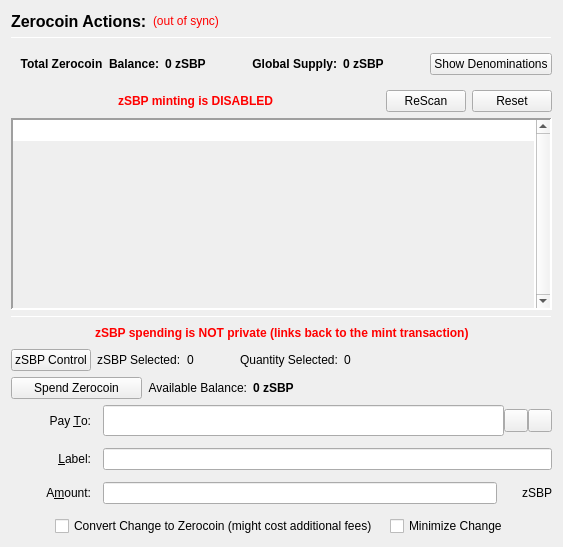
                  <widget class="QFrame" name="verticalFrameLeft">
                   <layout class="QVBoxLayout" name="verticalLayout_2">
                    <item>
                     <layout class="QVBoxLayout" name="verticalLayout_3">
                      <item>
                       <layout class="QHBoxLayout" name="horizontalLayout_3">
                        <item>
                         <widget class="QLabel" name="labelzSBPActions">
                          <property name="font">
                           <font>
                            <pointsize>12</pointsize>
                            <weight>75</weight>
                            <bold>true</bold>
                           </font>
                          </property>
                          <property name="text">
                           <string>Zerocoin Actions:</string>
                          </property>
                          <property name="alignment">
                           <set>Qt::AlignLeading|Qt::AlignLeft|Qt::AlignVCenter</set>
                          </property>
                         </widget>
                        </item>
                        <item>
                         <widget class="QLabel" name="labelzSBPSyncStatus">
                          <property name="toolTip">
                           <string>The displayed information may be out of date. Your wallet automatically synchronizes with the SBPay network after a connection is established, but this process has not completed yet.</string>
                          </property>
                          <property name="styleSheet">
                           <string notr="true">QLabel { color: red; }</string>
                          </property>
                          <property name="text">
                           <string notr="true">(out of sync)</string>
                          </property>
                          <property name="alignment">
                           <set>Qt::AlignLeading|Qt::AlignLeft|Qt::AlignVCenter</set>
                          </property>
                         </widget>
                        </item>
                        <item>
                         <spacer name="horizontalSpacer">
                          <property name="orientation">
                           <enum>Qt::Horizontal</enum>
                          </property>
                          <property name="sizeHint" stdset="0">
                           <size>
                            <width>40</width>
                            <height>20</height>
                           </size>
                          </property>
                         </spacer>
                        </item>
                       </layout>
                      </item>
                      <item>
                       <widget class="Line" name="lineUpperLeft">
                        <property name="minimumSize">
                         <size>
                          <width>0</width>
                          <height>1</height>
                         </size>
                        </property>
                        <property name="maximumSize">
                         <size>
                          <width>16777215</width>
                          <height>1</height>
                         </size>
                        </property>
                        <property name="frameShadow">
                         <enum>QFrame::Sunken</enum>
                        </property>
                        <property name="orientation">
                         <enum>Qt::Horizontal</enum>
                        </property>
                       </widget>
                      </item>
                      <item>
                       <widget class="QFrame" name="balanceSupplyFrame">
                        <layout class="QHBoxLayout" name="horizontalLayout_2" stretch="0,0,0,1,0">
                         <property name="rightMargin">
                          <number>0</number>
                         </property>
                         <item>
                          <layout class="QHBoxLayout" name="horizontalLayout_34">
                           <item>
                            <widget class="QLabel" name="labelzAvailableText_3">
                             <property name="font">
                              <font>
                               <weight>75</weight>
                               <bold>true</bold>
                              </font>
                             </property>
                             <property name="toolTip">
                              <string>Total Balance including unconfirmed and immature zSBP</string>
                             </property>
                             <property name="text">
                              <string>Total Zerocoin  Balance:</string>
                             </property>
                             <property name="alignment">
                              <set>Qt::AlignRight|Qt::AlignTrailing|Qt::AlignVCenter</set>
                             </property>
                            </widget>
                           </item>
                           <item>
                            <widget class="QLabel" name="labelzAvailableAmount_4">
                             <property name="minimumSize">
                              <size>
                               <width>40</width>
                               <height>0</height>
                              </size>
                             </property>
                             <property name="font">
                              <font>
                               <weight>75</weight>
                               <bold>true</bold>
                              </font>
                             </property>
                             <property name="toolTip">
                              <string>Total Balance including unconfirmed and immature zSBP</string>
                             </property>
                             <property name="text">
                              <string>0 zSBP</string>
                             </property>
                             <property name="alignment">
                              <set>Qt::AlignLeading|Qt::AlignLeft|Qt::AlignVCenter</set>
                             </property>
                            </widget>
                           </item>
                          </layout>
                         </item>
                         <item>
                          <spacer name="horizontalSpacer_32">
                           <property name="orientation">
                            <enum>Qt::Horizontal</enum>
                           </property>
                           <property name="sizeHint" stdset="0">
                            <size>
                             <width>40</width>
                             <height>20</height>
                            </size>
                           </property>
                          </spacer>
                         </item>
                         <item>
                          <layout class="QHBoxLayout" name="horizontalLayout_35">
                           <item>
                            <widget class="QLabel" name="labelZsupplyText_2">
                             <property name="font">
                              <font>
                               <weight>75</weight>
                               <bold>true</bold>
                              </font>
                             </property>
                             <property name="text">
                              <string>Global Supply:</string>
                             </property>
                             <property name="alignment">
                              <set>Qt::AlignRight|Qt::AlignTrailing|Qt::AlignVCenter</set>
                             </property>
                            </widget>
                           </item>
                           <item>
                            <widget class="QLabel" name="labelZsupplyAmount_2">
                             <property name="font">
                              <font>
                               <weight>75</weight>
                               <bold>true</bold>
                              </font>
                             </property>
                             <property name="text">
                              <string>0 zSBP</string>
                             </property>
                            </widget>
                           </item>
                          </layout>
                         </item>
                         <item>
                          <spacer name="horizontalSpacer_31">
                           <property name="orientation">
                            <enum>Qt::Horizontal</enum>
                           </property>
                           <property name="sizeHint" stdset="0">
                            <size>
                             <width>40</width>
                             <height>20</height>
                            </size>
                           </property>
                          </spacer>
                         </item>
                         <item>
                          <widget class="QPushButton" name="pushButtonShowDenoms">
                           <property name="toolTip">
                            <string>Show zSBP denominations list</string>
                           </property>
                           <property name="text">
                            <string>Show Denominations</string>
                           </property>
                          </widget>
                         </item>
                        </layout>
                       </widget>
                      </item>
                      <item>
                       <layout class="QHBoxLayout" name="horizontalLayout_4">
                        <item>
                         <spacer name="horizontalSpacer_2">
                          <property name="orientation">
                           <enum>Qt::Horizontal</enum>
                          </property>
                          <property name="sizeHint" stdset="0">
                           <size>
                            <width>40</width>
                            <height>20</height>
                           </size>
                          </property>
                         </spacer>
                        </item>
                        <item>
                         <widget class="QLabel" name="label">
                          <property name="styleSheet">
                           <string notr="true">color: red;
font-weight: bold;</string>
                          </property>
                          <property name="text">
                           <string>zSBP minting is DISABLED</string>
                          </property>
                         </widget>
                        </item>
                        <item>
                         <spacer name="horizontalSpacer_3">
                          <property name="orientation">
                           <enum>Qt::Horizontal</enum>
                          </property>
                          <property name="sizeHint" stdset="0">
                           <size>
                            <width>40</width>
                            <height>20</height>
                           </size>
                          </property>
                         </spacer>
                        </item>
                        <item>
                         <widget class="QPushButton" name="pushButtonMintReset">
                          <property name="maximumSize">
                           <size>
                            <width>80</width>
                            <height>16777215</height>
                           </size>
                          </property>
                          <property name="toolTip">
                           <string>Rescan the complete blockchain for  Zerocoin mints and their meta-data.</string>
                          </property>
                          <property name="text">
                           <string>ReScan</string>
                          </property>
                         </widget>
                        </item>
                        <item>
                         <widget class="QPushButton" name="pushButtonSpentReset">
                          <property name="maximumSize">
                           <size>
                            <width>80</width>
                            <height>16777215</height>
                           </size>
                          </property>
                          <property name="toolTip">
                           <string>Reset Zerocoin Wallet DB. Deletes transactions that did not make it into the blockchain.</string>
                          </property>
                          <property name="text">
                           <string>Reset</string>
                          </property>
                         </widget>
                        </item>
                       </layout>
                      </item>
                      <item>
                       <widget class="QPlainTextEdit" name="TEMintStatus">
                        <property name="font">
                         <font>
                          <pointsize>8</pointsize>
                         </font>
                        </property>
                        <property name="toolTip">
                         <string>Status and/or Mesages from the last Mint Action.</string>
                        </property>
                        <property name="frameShape">
                         <enum>QFrame::Panel</enum>
                        </property>
                        <property name="frameShadow">
                         <enum>QFrame::Sunken</enum>
                        </property>
                        <property name="lineWidth">
                         <number>2</number>
                        </property>
                        <property name="midLineWidth">
                         <number>2</number>
                        </property>
                        <property name="verticalScrollBarPolicy">
                         <enum>Qt::ScrollBarAlwaysOn</enum>
                        </property>
                        <property name="horizontalScrollBarPolicy">
                         <enum>Qt::ScrollBarAlwaysOff</enum>
                        </property>
                        <property name="readOnly">
                         <bool>true</bool>
                        </property>
                        <property name="plainText">
                         <string notr="true"/>
                        </property>
                        <property name="backgroundVisible">
                         <bool>true</bool>
                        </property>
                       </widget>
                      </item>
                      <item>
                       <widget class="Line" name="line">
                        <property name="minimumSize">
                         <size>
                          <width>0</width>
                          <height>1</height>
                         </size>
                        </property>
                        <property name="maximumSize">
                         <size>
                          <width>16777215</width>
                          <height>1</height>
                         </size>
                        </property>
                        <property name="orientation">
                         <enum>Qt::Horizontal</enum>
                        </property>
                       </widget>
                      </item>
                      <item>
                       <layout class="QHBoxLayout" name="horizontalLayout_7">
                        <item>
                         <spacer name="horizontalSpacer_18">
                          <property name="orientation">
                           <enum>Qt::Horizontal</enum>
                          </property>
                          <property name="sizeHint" stdset="0">
                           <size>
                            <width>40</width>
                            <height>20</height>
                           </size>
                          </property>
                         </spacer>
                        </item>
                        <item>
                         <widget class="QLabel" name="label_2">
                          <property name="styleSheet">
                           <string notr="true">color: red;
font-weight: bold;</string>
                          </property>
                          <property name="text">
                           <string>zSBP spending is NOT private (links back to the mint transaction)</string>
                          </property>
                         </widget>
                        </item>
                        <item>
                         <spacer name="horizontalSpacer_30">
                          <property name="orientation">
                           <enum>Qt::Horizontal</enum>
                          </property>
                          <property name="sizeHint" stdset="0">
                           <size>
                            <width>40</width>
                            <height>20</height>
                           </size>
                          </property>
                         </spacer>
                        </item>
                       </layout>
                      </item>
                      <item>
                       <layout class="QHBoxLayout" name="horizontalLayout_24">
                        <property name="leftMargin">
                         <number>0</number>
                        </property>
                        <property name="bottomMargin">
                         <number>0</number>
                        </property>
                        <item>
                         <widget class="QPushButton" name="pushButtonZPivControl">
                          <property name="text">
                           <string>zSBP Control</string>
                          </property>
                         </widget>
                        </item>
                        <item>
                         <widget class="QLabel" name="labelzPivSelected">
                          <property name="text">
                           <string>zSBP Selected:</string>
                          </property>
                         </widget>
                        </item>
                        <item>
                         <widget class="QLabel" name="labelzPivSelected_int">
                          <property name="text">
                           <string>0</string>
                          </property>
                         </widget>
                        </item>
                        <item>
                         <spacer name="horizontalSpacer_17">
                          <property name="orientation">
                           <enum>Qt::Horizontal</enum>
                          </property>
                          <property name="sizeType">
                           <enum>QSizePolicy::Fixed</enum>
                          </property>
                          <property name="sizeHint" stdset="0">
                           <size>
                            <width>40</width>
                            <height>20</height>
                           </size>
                          </property>
                         </spacer>
                        </item>
                        <item>
                         <widget class="QLabel" name="labelQuantitySelected">
                          <property name="text">
                           <string>Quantity Selected:</string>
                          </property>
                         </widget>
                        </item>
                        <item>
                         <widget class="QLabel" name="labelQuantitySelected_int">
                          <property name="text">
                           <string>0</string>
                          </property>
                         </widget>
                        </item>
                        <item>
                         <spacer name="horizontalSpacer_19">
                          <property name="orientation">
                           <enum>Qt::Horizontal</enum>
                          </property>
                          <property name="sizeHint" stdset="0">
                           <size>
                            <width>40</width>
                            <height>20</height>
                           </size>
                          </property>
                         </spacer>
                        </item>
                       </layout>
                      </item>
                      <item>
                       <layout class="QHBoxLayout" name="horizontalLayout_6">
                        <item>
                         <widget class="QPushButton" name="pushButtonSpendzSBP">
                          <property name="minimumSize">
                           <size>
                            <width>131</width>
                            <height>0</height>
                           </size>
                          </property>
                          <property name="toolTip">
                           <string>Spend Zerocoin. Without 'Pay To:' address creates payments to yourself.</string>
                          </property>
                          <property name="text">
                           <string>Spend Zerocoin</string>
                          </property>
                         </widget>
                        </item>
                        <item>
                         <widget class="QLabel" name="labelzSBPBalanceText">
                          <property name="toolTip">
                           <string>Available (mature and spendable) zSBP for spending</string>
                          </property>
                          <property name="text">
                           <string>Available Balance:</string>
                          </property>
                          <property name="alignment">
                           <set>Qt::AlignRight|Qt::AlignTrailing|Qt::AlignVCenter</set>
                          </property>
                         </widget>
                        </item>
                        <item>
                         <widget class="QLabel" name="labelzAvailableAmount_2">
                          <property name="font">
                           <font>
                            <weight>75</weight>
                            <bold>true</bold>
                           </font>
                          </property>
                          <property name="toolTip">
                           <string>Available (mature and spendable) zSBP for spending

zSBP are mature when they have more than 20 confirmations AND more than 2 mints of the same denomination after them were minted</string>
                          </property>
                          <property name="text">
                           <string>0 zSBP</string>
                          </property>
                          <property name="alignment">
                           <set>Qt::AlignLeading|Qt::AlignLeft|Qt::AlignVCenter</set>
                          </property>
                         </widget>
                        </item>
                        <item>
                         <spacer name="horizontalSpacer_4">
                          <property name="orientation">
                           <enum>Qt::Horizontal</enum>
                          </property>
                          <property name="sizeHint" stdset="0">
                           <size>
                            <width>40</width>
                            <height>20</height>
                           </size>
                          </property>
                         </spacer>
                        </item>
                       </layout>
                      </item>
                      <item>
                       <layout class="QGridLayout" name="gridLayout_7">
                        <property name="spacing">
                         <number>12</number>
                        </property>
                        <item row="0" column="0">
                         <widget class="QLabel" name="payToLabel">
                          <property name="minimumSize">
                           <size>
                            <width>80</width>
                            <height>0</height>
                           </size>
                          </property>
                          <property name="text">
                           <string>Pay &amp;To:</string>
                          </property>
                          <property name="alignment">
                           <set>Qt::AlignRight|Qt::AlignTrailing|Qt::AlignVCenter</set>
                          </property>
                          <property name="buddy">
                           <cstring>payTo</cstring>
                          </property>
                         </widget>
                        </item>
                        <item row="0" column="1">
                         <layout class="QHBoxLayout" name="payToLayout">
                          <property name="spacing">
                           <number>0</number>
                          </property>
                          <item>
                           <widget class="QValidatedLineEdit" name="payTo">
                            <property name="enabled">
                             <bool>true</bool>
                            </property>
                            <property name="minimumSize">
                             <size>
                              <width>0</width>
                              <height>31</height>
                             </size>
                            </property>
                            <property name="toolTip">
                             <string>The SBPay address to send the payment to. Creates local payment to yourself when empty.</string>
                            </property>
                           </widget>
                          </item>
                          <item>
                           <widget class="QToolButton" name="addressBookButton">
                            <property name="toolTip">
                             <string>Choose previously used address</string>
                            </property>
                            <property name="text">
                             <string/>
                            </property>
                            <property name="icon">
                             <iconset resource="../sbpay.qrc">
                              <normaloff>:/icons/address-book</normaloff>:/icons/address-book</iconset>
                            </property>
                            <property name="shortcut">
                             <string>Alt+A</string>
                            </property>
                           </widget>
                          </item>
                          <item>
                           <widget class="QToolButton" name="pasteButton">
                            <property name="toolTip">
                             <string>Paste address from clipboard</string>
                            </property>
                            <property name="text">
                             <string/>
                            </property>
                            <property name="icon">
                             <iconset resource="../sbpay.qrc">
                              <normaloff>:/icons/editpaste</normaloff>:/icons/editpaste</iconset>
                            </property>
                            <property name="shortcut">
                             <string>Alt+P</string>
                            </property>
                           </widget>
                          </item>
                         </layout>
                        </item>
                        <item row="1" column="0">
                         <widget class="QLabel" name="labelLabel">
                          <property name="minimumSize">
                           <size>
                            <width>80</width>
                            <height>0</height>
                           </size>
                          </property>
                          <property name="text">
                           <string>&amp;Label:</string>
                          </property>
                          <property name="alignment">
                           <set>Qt::AlignRight|Qt::AlignTrailing|Qt::AlignVCenter</set>
                          </property>
                          <property name="buddy">
                           <cstring>addAsLabel</cstring>
                          </property>
                         </widget>
                        </item>
                        <item row="1" column="1">
                         <widget class="QLineEdit" name="addAsLabel">
                          <property name="toolTip">
                           <string>Enter a label for this address to add it to the list of used addresses</string>
                          </property>
                         </widget>
                        </item>
                        <item row="2" column="0">
                         <widget class="QLabel" name="amountLabel">
                          <property name="minimumSize">
                           <size>
                            <width>80</width>
                            <height>0</height>
                           </size>
                          </property>
                          <property name="text">
                           <string>A&amp;mount:</string>
                          </property>
                          <property name="alignment">
                           <set>Qt::AlignRight|Qt::AlignTrailing|Qt::AlignVCenter</set>
                          </property>
                          <property name="buddy">
                           <cstring>zSBPpayAmount</cstring>
                          </property>
                         </widget>
                        </item>
                        <item row="2" column="1">
                         <layout class="QHBoxLayout" name="horizontalLayout_9">
                          <property name="spacing">
                           <number>0</number>
                          </property>
                          <item>
                           <widget class="QLineEdit" name="zSBPpayAmount"/>
                          </item>
                          <item>
                           <widget class="QLabel" name="labelzSBP">
                            <property name="minimumSize">
                             <size>
                              <width>55</width>
                              <height>0</height>
                             </size>
                            </property>
                            <property name="text">
                             <string>zSBP</string>
                            </property>
                            <property name="alignment">
                             <set>Qt::AlignRight|Qt::AlignTrailing|Qt::AlignVCenter</set>
                            </property>
                           </widget>
                          </item>
                         </layout>
                        </item>
                        <item row="3" column="0" colspan="2">
                         <layout class="QHBoxLayout" name="horizontalLayout_10">
                          <item>
                           <spacer name="horizontalSpacer_5">
                            <property name="orientation">
                             <enum>Qt::Horizontal</enum>
                            </property>
                            <property name="sizeHint" stdset="0">
                             <size>
                              <width>40</width>
                              <height>20</height>
                             </size>
                            </property>
                           </spacer>
                          </item>
                          <item>
                           <widget class="QCheckBox" name="checkBoxMintChange">
                            <property name="sizePolicy">
                             <sizepolicy hsizetype="MinimumExpanding" vsizetype="Fixed">
                              <horstretch>0</horstretch>
                              <verstretch>0</verstretch>
                             </sizepolicy>
                            </property>
                            <property name="layoutDirection">
                             <enum>Qt::LeftToRight</enum>
                            </property>
                            <property name="text">
                             <string>Convert Change to Zerocoin (might cost additional fees)</string>
                            </property>
                           </widget>
                          </item>
                          <item>
                           <widget class="QCheckBox" name="checkBoxMinimizeChange">
                            <property name="toolTip">
                             <string>If checked, the wallet tries to minimize the returning change instead of minimizing the number of spent denominations.</string>
                            </property>
                            <property name="text">
                             <string>Minimize Change</string>
                            </property>
                           </widget>
                          </item>
                          <item>
                           <spacer name="horizontalSpacer_6">
                            <property name="orientation">
                             <enum>Qt::Horizontal</enum>
                            </property>
                            <property name="sizeHint" stdset="0">
                             <size>
                              <width>40</width>
                              <height>20</height>
                             </size>
                            </property>
                           </spacer>
                          </item>
                         </layout>
                        </item>
                       </layout>
                      </item>
                     </layout>
                    </item>
                   </layout>
                  </widget>
